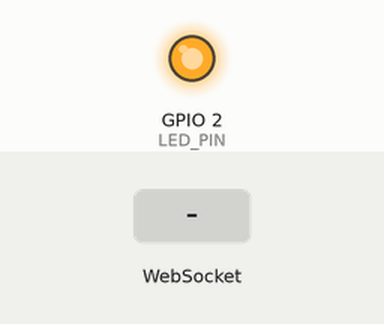
Bench run of a sketch on a simulated ESP32. Parts: output pins drawn as LEDs (lit = HIGH). Dashed ring = blinking. The inputs (shaded band) are chosen by the test bench. WiFi joins after 1.5 s; servers stay silent unless stated; random numbers use the default seed unless the sketch sets one; what the sketch prints to the serial monitor is not drawn.

Above: at 3.31 s.
At 3.9 s:
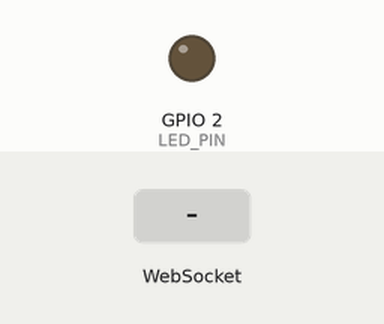
4.0 s: WebSocket text "W" received
At 4.25 s:
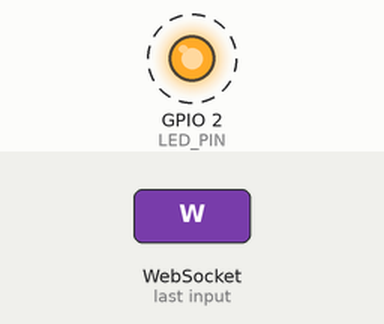
7.0 s: WebSocket text "S" received
10.0 s: WebSocket text "A" received
Timing chart, 0 to 19.0 s (numbered marks = the images above; inputs shaded):
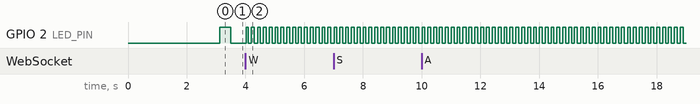

The sketch:

websocket_client.ino
```cpp
#include <WiFi.h>
#include <WebSocketsClient.h>
#include <ArduinoJson.h>

// IMPORTANT: Update these with your actual WiFi credentials and phone IP
const char* ssid = "Pixel 7";
const char* password = "68986898";
const char* websocket_server = "192.168.18.166";
const int websocket_port = 5000;

// Enhanced timing and connection management
unsigned long lastRandomMessage = 0;
unsigned long lastHeartbeat = 0;
unsigned long lastConnectionAttempt = 0;
unsigned long lastWiFiCheck = 0;
const unsigned long randomMessageInterval = 2000;
const unsigned long heartbeatInterval = 8000;
const unsigned long connectionRetryInterval = 3000;
const unsigned long wifiCheckInterval = 5000;

// Enhanced connection status
bool isConnected = false;
bool wasConnected = false;
bool ledState = false;
int connectionAttempts = 0;
int messageCounter = 0;
const int maxConnectionAttempts = 10;

// Built-in LED pin
const int LED_PIN = 2;

// WebSocket client
WebSocketsClient webSocket;

// Array of random test messages
const char* testMessages[] = {
  "Hello from ESP32!",
  "Testing WiFi Terminal...",
  "ESP32 status: OK",
  "Connection test successful",
  "System running smoothly",
  "WiFi signal strong",
  "Data transmission active",
  "Sensors online",
  "Motors ready",
  "Battery level good"
};

const int numTestMessages = sizeof(testMessages) / sizeof(testMessages[0]);

void setup() {
  Serial.begin(115200);
  delay(1000);

  Serial.println("\n=== ESP32 WebSocket Client ===");
  Serial.println("Starting WiFi connection...");

  // Initialize LED pin
  pinMode(LED_PIN, OUTPUT);
  digitalWrite(LED_PIN, LOW);

  // Connect to WiFi
  connectToWiFi();

  // Initialize WebSocket connection
  initializeWebSocket();

  Serial.println("ESP32 WebSocket Client initialized!");
  Serial.println("Ready to send test messages...");

  // Seed random number generator
  randomSeed(analogRead(0));
}

void loop() {
  unsigned long currentTime = millis();

  // Check WiFi connection periodically
  if (currentTime - lastWiFiCheck >= wifiCheckInterval) {
    checkWiFiConnection();
    lastWiFiCheck = currentTime;
  }

  // Handle WebSocket events
  webSocket.loop();

  // Retry WebSocket connection if needed
  if (!isConnected && WiFi.status() == WL_CONNECTED &&
      (currentTime - lastConnectionAttempt >= connectionRetryInterval)) {

    if (connectionAttempts < maxConnectionAttempts) {
      Serial.println("Attempting WebSocket reconnection...");
      initializeWebSocket();
      connectionAttempts++;
      lastConnectionAttempt = currentTime;
    } else {
      // Reset attempts after a longer delay
      if (currentTime - lastConnectionAttempt >= 30000) { // 30 seconds
        connectionAttempts = 0;
        Serial.println("Resetting connection attempts...");
      }
    }
  }

  // Send messages only when connected
  if (isConnected) {
    // Send random test messages periodically
    if (currentTime - lastRandomMessage >= randomMessageInterval) {
      sendRandomTestMessage();
      lastRandomMessage = currentTime;
    }

    // Send heartbeat periodically
    if (currentTime - lastHeartbeat >= heartbeatInterval) {
      sendHeartbeat();
      lastHeartbeat = currentTime;
    }
  }

  // Enhanced LED status indication
  updateLEDStatus(currentTime);

  delay(10);
}

void checkWiFiConnection() {
  if (WiFi.status() != WL_CONNECTED) {
    Serial.println("WiFi connection lost! Attempting to reconnect...");
    isConnected = false;
    connectToWiFi();
  }
}

void updateLEDStatus(unsigned long currentTime) {
  if (isConnected) {
    // Fast blink when connected and active
    digitalWrite(LED_PIN, (currentTime / 100) % 2 == 0);
  } else if (WiFi.status() == WL_CONNECTED) {
    // Medium blink when WiFi connected but WebSocket disconnected
    digitalWrite(LED_PIN, (currentTime / 500) % 2 == 0);
  } else {
    // Slow blink when no WiFi
    digitalWrite(LED_PIN, (currentTime / 1500) % 2 == 0);
  }
}

void connectToWiFi() {
  if (WiFi.status() == WL_CONNECTED) {
    return;
  }

  WiFi.mode(WIFI_STA);
  WiFi.disconnect();
  delay(100);

  Serial.println("Connecting to WiFi: " + String(ssid));
  WiFi.begin(ssid, password);

  int attempts = 0;
  while (WiFi.status() != WL_CONNECTED && attempts < 20) {
    delay(500);
    Serial.print(".");
    attempts++;
  }

  if (WiFi.status() == WL_CONNECTED) {
    Serial.println("\n✅ WiFi connected successfully!");
    Serial.println("📶 Network: " + String(ssid));
    Serial.println("📍 IP address: " + WiFi.localIP().toString());
    Serial.println("📡 Signal strength: " + String(WiFi.RSSI()) + " dBm");
    Serial.println("🎯 Target server: " + String(websocket_server) + ":" + String(websocket_port));

    connectionAttempts = 0;
  } else {
    Serial.println("\n❌ Failed to connect to WiFi!");
    Serial.println("Please check WiFi credentials and network availability");
  }
}

void initializeWebSocket() {
  if (WiFi.status() != WL_CONNECTED) {
    Serial.println("❌ Cannot initialize WebSocket - WiFi not connected");
    return;
  }

  webSocket.disconnect();
  delay(100);

  Serial.println("🔌 Initializing WebSocket connection...");
  Serial.println("🎯 Connecting to: ws://" + String(websocket_server) + ":" + String(websocket_port));

  webSocket.begin(websocket_server, websocket_port, "/");
  webSocket.onEvent(webSocketEvent);
  webSocket.enableHeartbeat(10000, 3000, 2);
  webSocket.setReconnectInterval(3000);

  Serial.println("📡 WebSocket client initialized - waiting for connection...");
}

void webSocketEvent(WStype_t type, uint8_t * payload, size_t length) {
  switch(type) {
    case WStype_DISCONNECTED:
      Serial.println("❌ [WebSocket] Disconnected from Flutter app!");
      isConnected = false;
      break;

    case WStype_CONNECTED:
      Serial.println("✅ [WebSocket] Connected to Flutter app!");
      Serial.printf("🔗 Server URL: %s\n", payload);
      isConnected = true;
      connectionAttempts = 0;
      sendConnectionMessage();
      break;

    case WStype_TEXT:
      Serial.printf("📨 [WebSocket] Command received: %s\n", payload);
      handleReceivedMessage((char*)payload);
      break;

    case WStype_ERROR:
      Serial.printf("⚠️ [WebSocket] Error: %s\n", payload);
      isConnected = false;
      break;

    default:
      break;
  }
}

void sendConnectionMessage() {
  if (!isConnected) return;

  DynamicJsonDocument doc(1024);
  doc["type"] = "ESP32_CONNECTED";
  doc["message"] = "🤖 ESP32 WebSocket Client Ready!";
  doc["ip"] = WiFi.localIP().toString();
  doc["rssi"] = WiFi.RSSI();
  doc["timestamp"] = millis();

  String jsonString;
  serializeJson(doc, jsonString);

  webSocket.sendTXT(jsonString);
  webSocket.sendTXT("🚀 ESP32 connected and ready for commands!");

  Serial.println("📤 Connection message sent to Flutter app");
}

void handleReceivedMessage(String message) {
  Serial.println("Processing command: " + message);

  String response = "";

  if (message == "W") {
    response = "✅ Moving forward...";
    Serial.println("Command: Move Forward");
  }
  else if (message == "S") {
    response = "⏹️ Stopping/Moving backward...";
    Serial.println("Command: Move Backward / Stop");
  }
  else if (message == "A") {
    response = "⬅️ Turning left...";
    Serial.println("Command: Turn Left");
  }
  else if (message == "D") {
    response = "➡️ Turning right...";
    Serial.println("Command: Turn Right");
  }
  else if (message == "X") {
    response = "🔴 Executing action X...";
    Serial.println("Command: Action X");
    ledState = !ledState;
    digitalWrite(LED_PIN, ledState ? HIGH : LOW);
  }
  else if (message == "Y") {
    response = "🟡 Executing action Y...";
    Serial.println("Command: Action Y");
  }
  else {
    response = "📝 Custom command: " + message;
    Serial.println("Command: Custom - " + message);
  }

  if (isConnected) {
    webSocket.sendTXT(response);
    Serial.println("Response sent: " + response);
  }
}

void sendRandomTestMessage() {
  if (!isConnected) return;

  String message;
  int messageType = random(0, 5);

  switch(messageType) {
    case 0:
      message = String(testMessages[random(0, numTestMessages)]) + " #" + String(messageCounter);
      break;

    case 1:
      message = "📊 Sensor data: " + String(random(10, 99)) + "°C, " + String(random(30, 80)) + "%";
      break;

    case 2:
      message = "⚡ System: " + String(millis()/1000) + "s uptime, " + String(ESP.getFreeHeap()) + " bytes free";
      break;

    case 3: {
      String status[] = {"🟢 All systems normal", "🔵 Sensors active", "🟡 Standby mode", "🟠 Processing data"};
      message = status[random(0, 4)];
      break;
    }

    case 4:
      message = "🎯 Test message #" + String(messageCounter) + " - Connection stable";
      break;
  }

  webSocket.sendTXT(message);
  Serial.println("📤 Sent: " + message);
  messageCounter++;
}

void sendHeartbeat() {
  if (!isConnected) return;

  DynamicJsonDocument doc(512);
  doc["type"] = "HEARTBEAT";
  doc["uptime_ms"] = millis();
  doc["uptime_readable"] = String(millis()/1000) + "s";
  doc["free_heap"] = ESP.getFreeHeap();
  doc["wifi_rssi"] = WiFi.RSSI();
  doc["status"] = "alive";
  doc["message_count"] = messageCounter;
  doc["ip"] = WiFi.localIP().toString();
  doc["connection_quality"] = WiFi.RSSI() > -70 ? "excellent" : WiFi.RSSI() > -80 ? "good" : "fair";

  String jsonString;
  serializeJson(doc, jsonString);

  webSocket.sendTXT(jsonString);
  Serial.println("💓 Heartbeat #" + String(messageCounter) + " | Signal: " + String(WiFi.RSSI()) + "dBm");
}
```

Measured:
- by itself, GPIO 2 (LED_PIN): alternates HIGH for 0.10 s and LOW for 0.10 s
